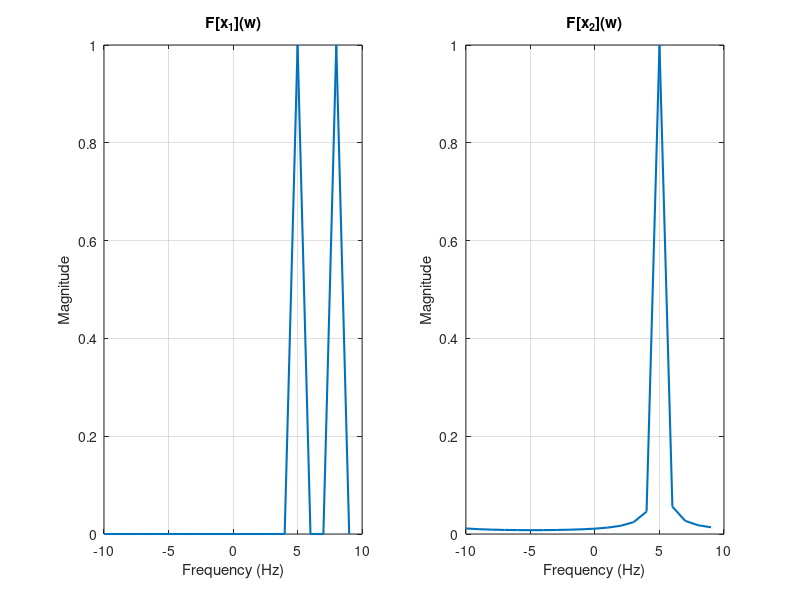

Here is the MATLAB script that generated this plot:
%% Part 0: پاکسازی محیط
close all; 
clc; 
clear; 

%% Part 1
fs = 20; % فرکانس نمونهبرداری (هرتز)
t_start = 0; % زمان شروع نمونهبرداری (ثانیه)
t_end = 1; % زمان پایان نمونهبرداری (ثانیه)
ts = 1/fs; % فاصله زمانی بین دو نمونه (ثانیه)
t = t_start : ts : (t_end - ts); 
N = length(t); % تعداد کل نمونهها

x1 = exp(1i * 2 * pi * 5 * t) + exp(1i * 2 * pi * 8 * t); 
x2 = exp(1i * 2 * pi * 5 * t) + exp(1i * 2 * pi * (5.1) * t); 

y1 = fftshift(fft(x1)); % تبدیل فوریه و جابجایی فرکانسها برای سیگنال اول
y1 = y1 / max(abs(y1)); % نرمالسازی دامنه

y2 = fftshift(fft(x2)); % تبدیل فوریه و جابجایی فرکانسها برای سیگنال دوم
y2 = y2 / max(abs(y2)); % نرمالسازی دامنه

f = -fs/2 : fs/N : fs/2 - fs/N; % بردار فرکانسی

%% Part 2: رسم نمودارها
figure; 

subplot(1, 2, 1); 
plot(f, abs(y1), 'LineWidth', 1.5); 
title('F[x_1](w)'); 
xlabel('Frequency (Hz)');
ylabel('Magnitude'); 
grid on; 

subplot(1, 2, 2); 
plot(f, abs(y2), 'LineWidth', 1.5);
title('F[x_2](w)'); 
xlabel('Frequency (Hz)');
ylabel('Magnitude');
grid on; 